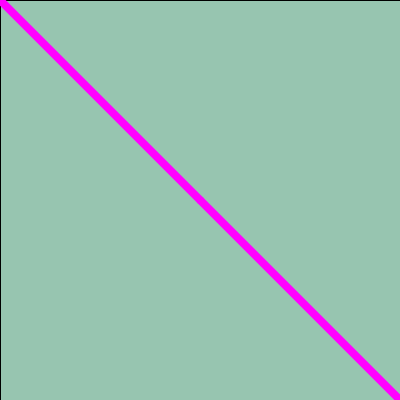
Frame 1 (no input)
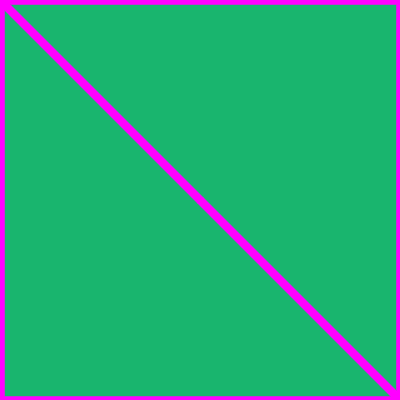
Frame 60 (the mouse pressed at the canvas centre just before this capture)
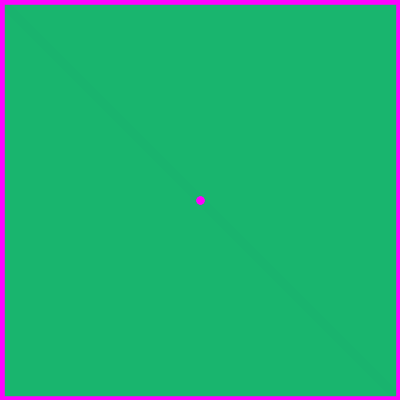
Frame 120 (the mouse held since frame 60 and released just before this capture)

The Processing sketch that drew these frames (run headless with seeded random() and noise(); from frame 60 on, the mouse is pressed at the canvas centre):

// Processing sketch: mySketchEdit
// ── mySketchEdit.pde
//my cool sketch!

void setup() {
  size(400,400);
}

void draw() {
  //yellow bg
  fill(25,180,110,75);
  rect(0,0,400,400);
  
  //fat red line
  stroke(255,0,255);
  strokeWeight(8);
  line(width/2, height/2, mouseX, mouseY);
  line(width/2, height/2, 400-mouseX, 400-mouseY);
}
